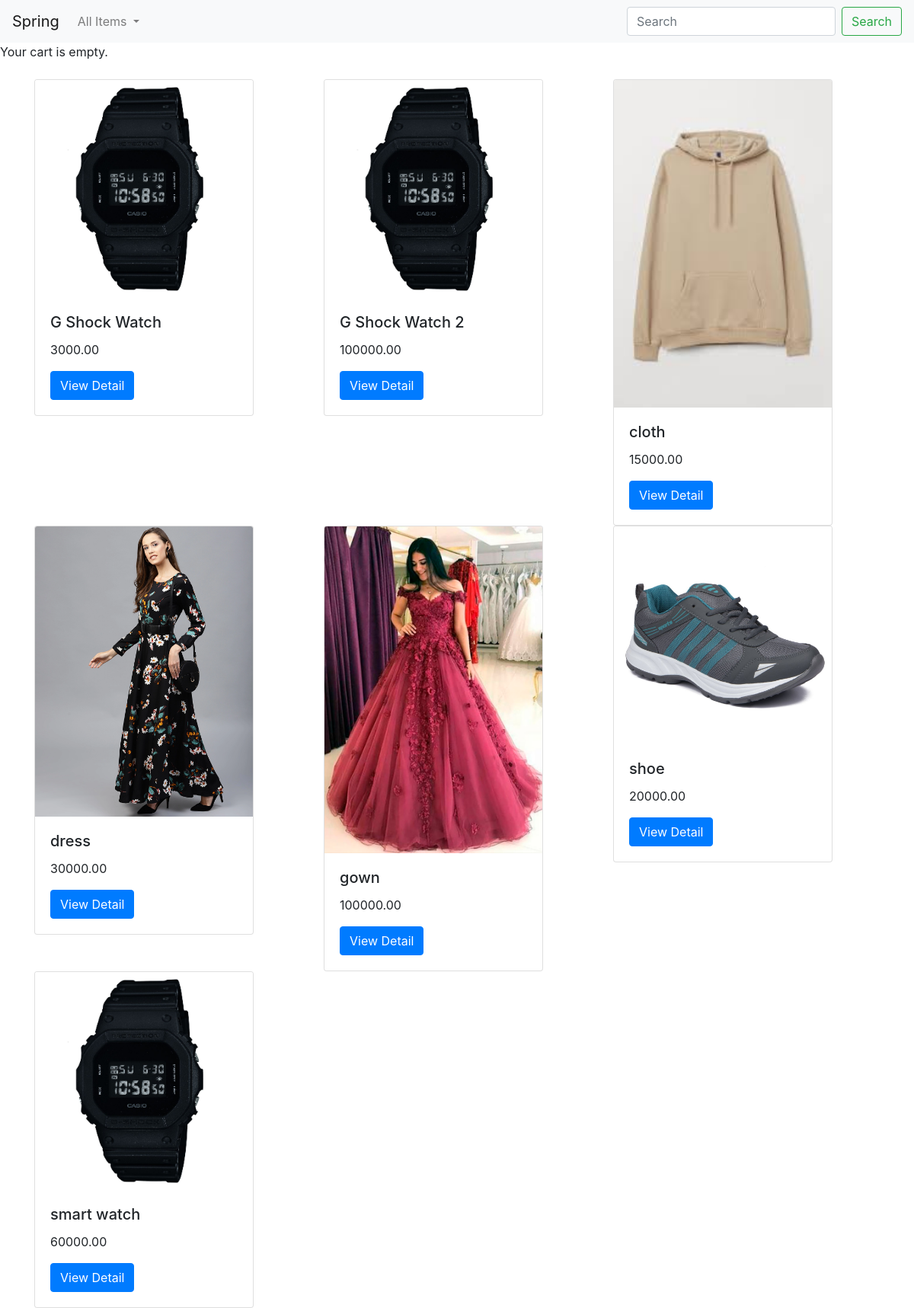
The page / on the database its author committed.
### shop/models.py (models this page shows, shortened)
class Product(models.Model):
	category = models.ForeignKey(Category, on_delete=models.CASCADE, related_name='products')
	name = models.CharField(max_length=255, db_index=True)
	slug = models.SlugField(max_length=255, db_index=True)
	image = models.ImageField(upload_to='products/%Y/%m/%d', blank=True)
	description = models.TextField(blank=True)
	price = models.DecimalField(max_digits=10, decimal_places=2)
	available = models.BooleanField(default=True)
	created = models.DateTimeField(auto_now_add=True)
	updated = models.DateTimeField(auto_now=True)
	class Meta:
		ordering = ['name',]
		index_together = (('id', 'slug'),)
	def get_absolute_url(self):
		return reverse('shop:product_detail', args=[self.id, self.slug])

### shop/views.py (the view)
# urls.py: path('', views.product_list, name='product_list'),
def product_list(request, category_slug=None):
	category = None
	categories = Category.objects.all()
	products = Product.objects.filter(available=True)
	if category_slug:
		category = get_object_or_404(Category, slug=category_slug)
		products = products.filter(category=category)
	return render(request, 'shop/product/list.html', {'category':category, 'categories':categories, 'products':products})

### cart/cart.py (called while the page is built)
	def __len__(self):
		return sum(item['quantity'] for item in self.cart.values())

### cart/context_processors.py (called while the page is built)
def cart(request):
	return {'cart':Cart(request)}

### shop/models.py (called while the page is built)
	def get_absolute_url(self):
		return reverse('shop:product_list_by_category', args=[self.slug])

### shop/templates/shop/product/list.html (shortened to what this page needs)
{% extends 'shop/base.html' %}
{% block content %}
<nav class="navbar navbar-expand-lg navbar-light bg-light">
  <a class="navbar-brand" href="{% url 'shop:product_list' %}">Spring</a>
  <div class="collapse navbar-collapse" id="navbarSupportedContent">
    <ul class="navbar-nav mr-auto">
      <li class="nav-item dropdown">
        <a class="nav-link dropdown-toggle" href="#" id="navbarDropdown" role="button" data-toggle="dropdown" aria-haspopup="true" aria-expanded="false">
          All Items
        </a>
      </li>
    </ul>
    <form class="form-inline my-2 my-lg-0 ml-auto">
      <input class="form-control mr-sm-2" type="search" placeholder="Search" aria-label="Search">
      <button class="btn btn-outline-success my-2 my-sm-0" type="submit">Search</button>
    </form>
  </div>
</nav>
<div>
{% with total_items=cart|length %}
  {% if cart|length > 0 %}
    Your cart : <a href="{% url 'cart:cart_detail' %}">
      {{ total_items }} item{{ total_items|pluralize }}, {{ cart.get_total_price }} MMK
    </a>
  {% else %}
    Your cart is empty.
  {% endif %}
{% endwith %}
</div>
<br>
<div class="container">
	<div class="row">
{% for product in products %}
	<div class="col-lg-4">
	<div class="card" style="width: 18rem;">
	  <img src="{{ product.image.url }}" class="card-img-top" alt="...">
	  <div class="card-body">
	    <h5 class="card-title">{{ product.name }}</h5>
	    <p class="card-text">{{ product.price }}</p>
	    <a href="{{ product.get_absolute_url }}" class="btn btn-primary">View Detail</a>
	  </div>
	</div>
	</div>
{% endfor %}
	</div>
</div>
{% endblock %}

### shop/templates/shop/base.html (shortened to what this page needs)
{% load humanize %}
<!doctype html>
<html lang="en">
  <head>
    <link rel="stylesheet" href="https://stackpath.bootstrapcdn.com/bootstrap/4.5.0/css/bootstrap.min.css">
  </head>
  <body>
    {% block content %}
    {% endblock %}
  </body>
</html>

### rows shown on the page
Product: image (picture), name "G Shock Watch", price "3000.00"
Product: image (picture), name "G Shock Watch 2", price "100000.00"
Product: image (picture), name "cloth", price "15000.00"
Product: image (picture), name "dress", price "30000.00"
Product: image (picture), name "gown", price "100000.00"
Product: image (picture), name "shoe", price "20000.00"
Product: image (picture), name "smart watch", price "60000.00"
